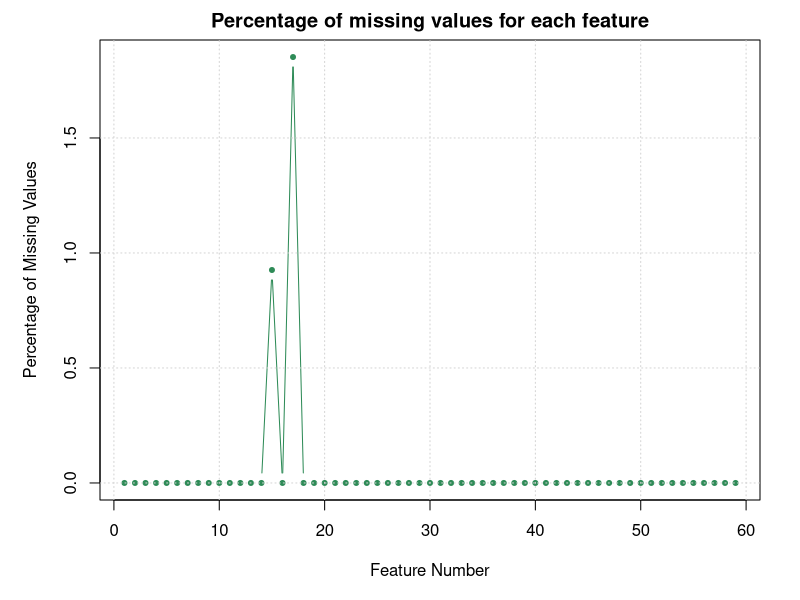
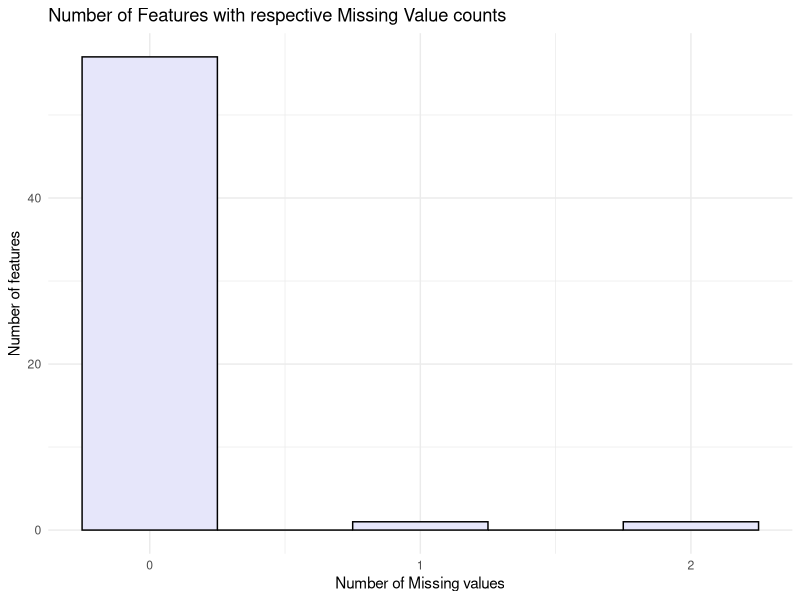

Reproduce these figures in R, in order.
## ---- chunk 1

# install.packages("VIM")
library(VIM)
options(repos = c(CRAN = "https://cloud.r-project.org"))
#install.packages("openxlsx")
library(openxlsx)  

data <- read.xlsx('./data/EDAV.xlsx')

# Replace "--" with NA in numeric columns
numeric_columns <- sapply(data, is.numeric)
data[, numeric_columns == "--" ]<- NA

# Calculate the percentage of missing values in each variable
missing_proportion <- colMeans(is.na(data) * 100)

par(mfrow = c(1, 1), mar = c(5, 5, 2, 2))
plot(missing_proportion, type = "b", pch = 20,
     main = "Percentage of missing values for each feature",
     xlab = "Feature Number",
     ylab = "Percentage of Missing Values",
     col = "seagreen")

grid()
## ---- chunk 2
library(ggplot2)
library(tidyverse)
missing_data<-is.na(data)
missing_counts <- colSums(missing_data)
missing_data_histogram <- data.frame(Variable = names(missing_counts), MissingCount = missing_counts)

ggplot(missing_data_histogram, aes(x = MissingCount)) +
    geom_histogram(binwidth = 0.5, fill = "lavender", color = "black") +
    scale_x_continuous(breaks = seq(0, max(missing_counts), by = 1)) +
    theme_minimal() +
    labs(title = "Number of Features with respective Missing Value counts", x = "Number of Missing values", y = "Number of features")
